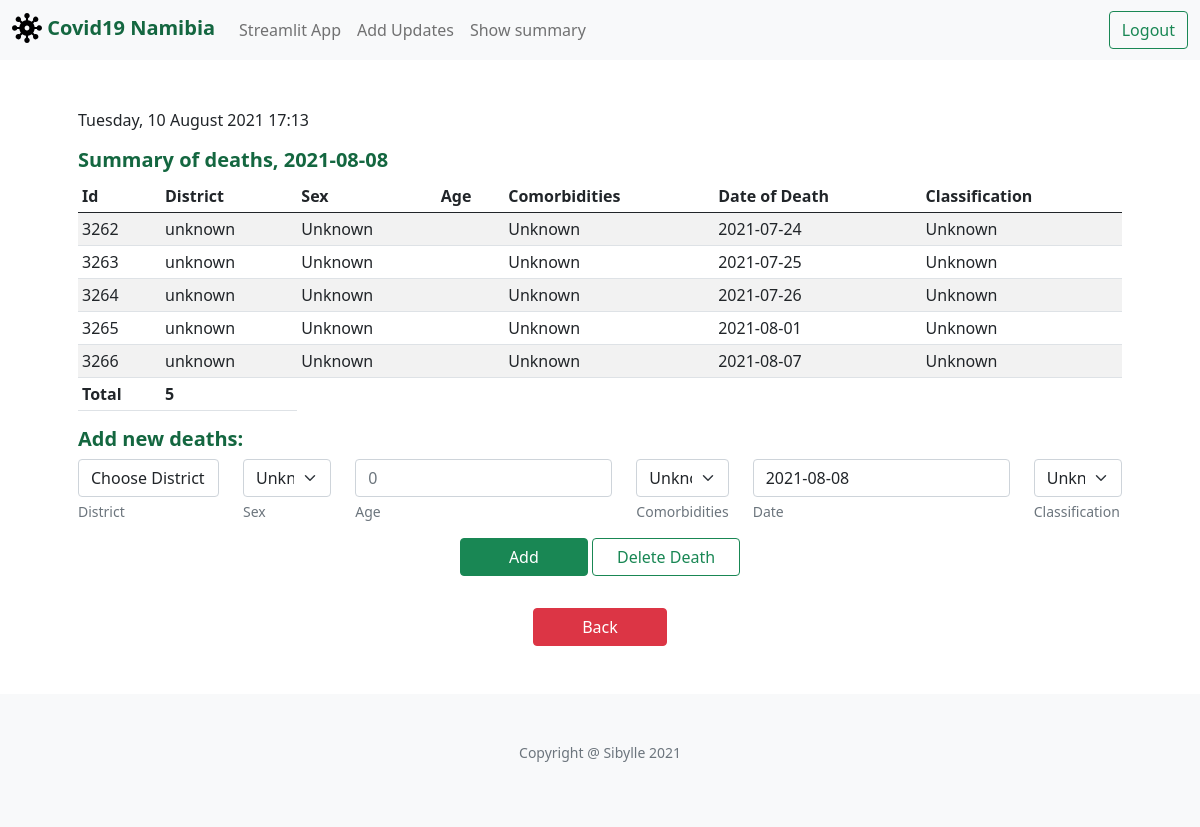
The app's page /add_deaths (signed in), older data.
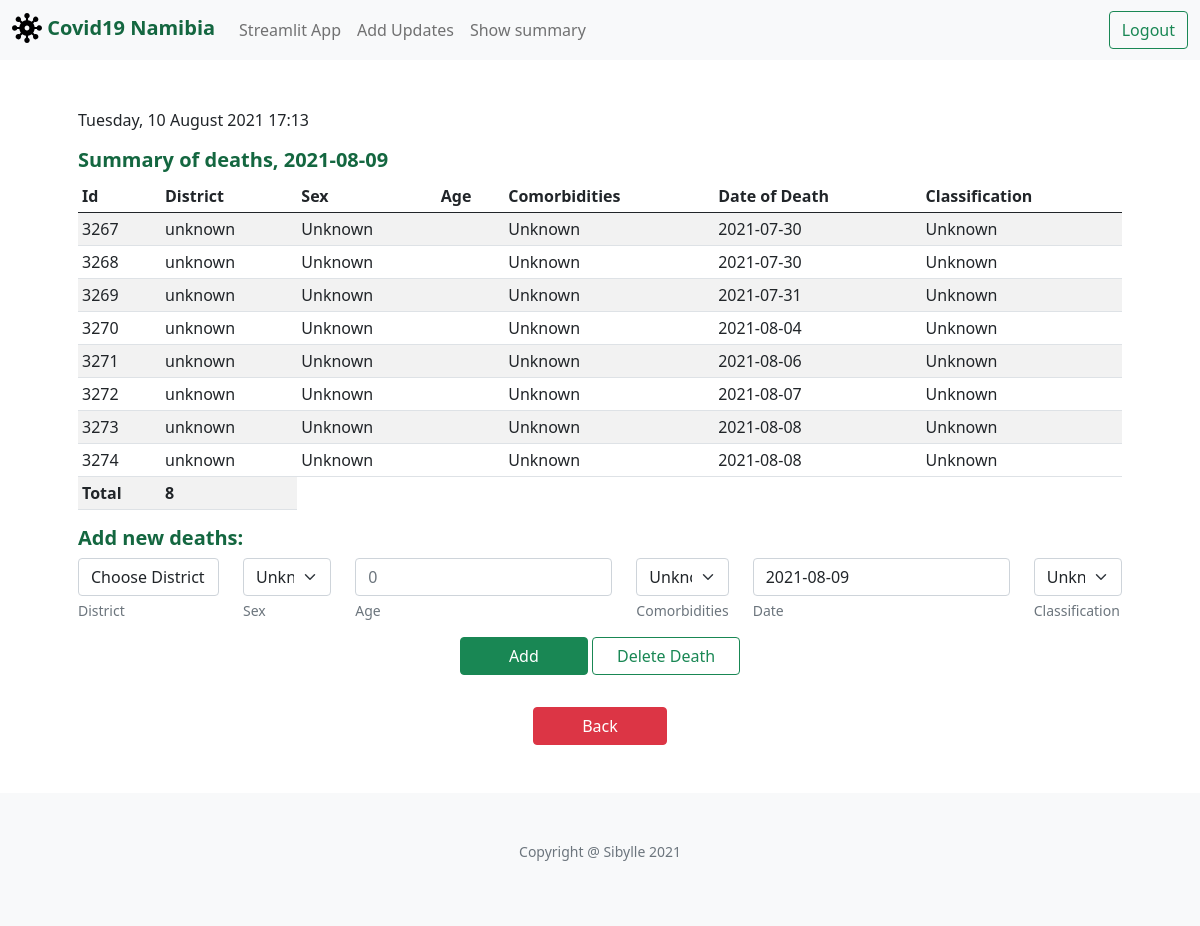
The same page, newer data.
### tables this page shows
CREATE TABLE "deaths"(id INTEGER PRIMARY KEY, publish_date TEXT NOT NULL, district TEXT NOT NULL, sex TEXT NOT NULL, age INTEGER, comorbidities TEXT NOT NULL, death_date TEXT NOT NULL, classification TEXT NOT NULL, update_date TEXT NOT NULL);

### application.py (the view)
@app.route("/add_deaths", methods=["GET", "POST"])
@login_required
def add_deaths():
    now=datetime.now(timezone("Africa/Johannesburg"))
    date_now=now.date()
    row = db.execute("SELECT * FROM active_date")
    new_date_str=row[0]['active_date']
    new_date = datetime.strptime(new_date_str, '%Y-%m-%d').date()
    district_list=[]
    temp = db.execute("SELECT DISTINCT district FROM districts")
    for d in temp:
        district_list.append(d['district'])
    district_list.append('unknown')
    if request.method == "POST":
        if request.form.get('delete_death') == 'Delete Death':
            rows = db.execute("SELECT * FROM deaths WHERE publish_date LIKE ? ORDER BY id",new_date)
            return render_template("delete_death.html",new_date=new_date,district_list=district_list,new_deaths=rows)
        if request.form.get('add') == 'Add':
            if not request.form.get("district"):
                return apology("must provide district", 400)
            if not request.form.get("death_date"):
                return apology("must provide date of death", 400)
            district = request.form.get("district")
            sex=request.form.get("sex")
            age=request.form.get("age")
            comorbidities=request.form.get("comorbidities")
            death_date=datetime.strptime(request.form.get("death_date"), '%Y-%m-%d').date()
            if death_date > new_date:
                return apology("wrong date", 400)
            classification=request.form.get("classification")
            db.execute("INSERT INTO deaths(publish_date,district,sex,age,comorbidities,death_date,classification,update_date) VALUES (?,?,?,?,?,?,?,?)", new_date,district,sex,age,comorbidities,death_date,classification,date_now)
            rows = db.execute("SELECT * FROM deaths WHERE publish_date LIKE ? ORDER BY id", new_date)
            return render_template("add_deaths.html",new_date=new_date,district_list=district_list,new_deaths=rows,now=now)
    else:
        rows = db.execute("SELECT * FROM deaths WHERE publish_date LIKE ? ORDER BY id", new_date)
        return render_template("add_deaths.html",new_date=new_date,district_list=district_list,new_deaths=rows,now=now)

### application.py (called while the page is built)
def login_required(f):
    @wraps(f)
    def decorated_function(*args, **kwargs):
        if session.get("user_id") is None:
            return redirect("/login")
        return f(*args, **kwargs)
    return decorated_function

@app.after_request
def after_request(response):
    response.headers["Cache-Control"] = "no-cache, no-store, must-revalidate"
    response.headers["Expires"] = 0
    response.headers["Pragma"] = "no-cache"
    return response

### templates/add_deaths.html (shortened to what this page needs)
{% extends "layout.html" %}
{% block main %}
  <p>{{ now.strftime("%A, %d %B %Y %H:%M") }}</p>
  <h5>Summary of deaths, {{ new_date }}</h5>
  <table class="table table-sm table-striped">
    <thead>
        <tr>
            <th scope="col">Id</th>
            <th scope="col">District</th>
            <th scope="col">Sex</th>
            <th scope="col">Age</th>
            <th scope="col">Comorbidities</th>
            <th scope="col">Date of Death</th>
            <th scope="col">Classification</th>
        </tr>
    </thead>
    <tbody>
        {% if new_deaths %}
        {% for row in new_deaths %}
        <tr>
            <td class="text-left">{{ row.id }}</td>
            <td class="text-left">{{ row.district }}</td>
            <td class="text-left">{{ row.sex }}</td>
            <td class="text-left">{{ row.age }}</td>
            <td class="text-left">{{ row.comorbidities }}</td>
            <td class="text-left">{{ row.death_date }}</td>
            <td class="text-left">{{ row.classification }}</td>
        </tr>
        {% endfor %}
        <tr>
            <td class="text-left" colspan="1"><strong>Total</strong></td>
            <td class="text-left"> <strong>{{ new_deaths|length }}</strong>
        </tr>
        {% endif %}
    </tbody>
  </table>
  <form action="/add_deaths" method="post">
        <h5> Add new deaths:</h5>
        <div class="row">
            <div class="col col-xs-6 col-md-4 col-xl mb-2">
              <select class="form-control" name="district">
                <option disabled selected value="">Choose District</option>
              </select>
              <div class="form-text">District</div>
            </div>
            <div class="col col-6 col-md-4 col-xl mb-2">
              <select class="form-select" name="sex">
                <option selected>Unknown</option>
              </select>
              <div class="form-text">Sex</div>
            </div>
            <div class="form-group col col-6 col-md-4 col-xl mb-2">
                <input autocomplete="off" autofocus class="form-control" name="age" placeholder="0" type="number">
                <div class="form-text">Age</div>
            </div>
            <div class="col col-6 col-md-4 col-xl mb-2">
              <select class="form-select" name="comorbidities">
                <option selected>Unknown</option>
              </select>
              <div class="form-text">Comorbidities</div>
            </div>
            <div class="form-group col col-6 col-md-4 col-xl mb-2">
                <input autocomplete="off" autofocus class="form-control" name="death_date" placeholder="{{ new_date.strftime('%Y-%m-%d') }}" value="{{ new_date.strftime('%Y-%m-%d') }}" type="text">
                <div class="form-text">Date</div>
            </div>
            <div class="col col-6 col-md-4 col-xl mb-2">
              <select class="form-select" name="classification">
                <option selected>Unknown</option>
              </select>
              <div class="form-text">Classification</div>
            </div>
            <div class="col col-6 col-md-4 col-xl text-center">
                <input class="btn btn-success px-5" type="submit"name="add" value="Add" role="button"></input>
                <input class="btn btn-outline-success px-4 my-2" type="submit" name="delete_death" value="Delete Death" role="button"></input>
            </div>
        </div>
  </form>
  <div class="text-center mt-4">
    <a class="btn btn btn-danger px-5" href="./" role="button">Back</a>
  </div>
{% endblock %}

Row changes from the older to the newer data that the page shows:
no longer on this page (row unchanged): deaths: id "3262", district "unknown", sex "Unknown", comorbidities "Unknown", death_date "2021-07-24", classification "Unknown"
no longer on this page (row unchanged): deaths: id "3263", district "unknown", sex "Unknown", comorbidities "Unknown", death_date "2021-07-25", classification "Unknown"
no longer on this page (row unchanged): deaths: id "3264", district "unknown", sex "Unknown", comorbidities "Unknown", death_date "2021-07-26", classification "Unknown"
no longer on this page (row unchanged): deaths: id "3265", district "unknown", sex "Unknown", comorbidities "Unknown", death_date "2021-08-01", classification "Unknown"
no longer on this page (row unchanged): deaths: id "3266", district "unknown", sex "Unknown", comorbidities "Unknown", death_date "2021-08-07", classification "Unknown"
added deaths: id "3267", district "unknown", sex "Unknown", comorbidities "Unknown", death_date "2021-07-30", classification "Unknown"
added deaths: id "3268", district "unknown", sex "Unknown", comorbidities "Unknown", death_date "2021-07-30", classification "Unknown"
added deaths: id "3269", district "unknown", sex "Unknown", comorbidities "Unknown", death_date "2021-07-31", classification "Unknown"
added deaths: id "3270", district "unknown", sex "Unknown", comorbidities "Unknown", death_date "2021-08-04", classification "Unknown"
added deaths: id "3271", district "unknown", sex "Unknown", comorbidities "Unknown", death_date "2021-08-06", classification "Unknown"
added deaths: id "3272", district "unknown", sex "Unknown", comorbidities "Unknown", death_date "2021-08-07", classification "Unknown"
added deaths: id "3273", district "unknown", sex "Unknown", comorbidities "Unknown", death_date "2021-08-08", classification "Unknown"
added deaths: id "3274", district "unknown", sex "Unknown", comorbidities "Unknown", death_date "2021-08-08", classification "Unknown"
Text that changed along with them:
{{ new_date }}: "2021-08-08" → "2021-08-09"
{{ new_deaths|length }}: "5" → "8"
form field death_date: "2021-08-08" → "2021-08-09"
